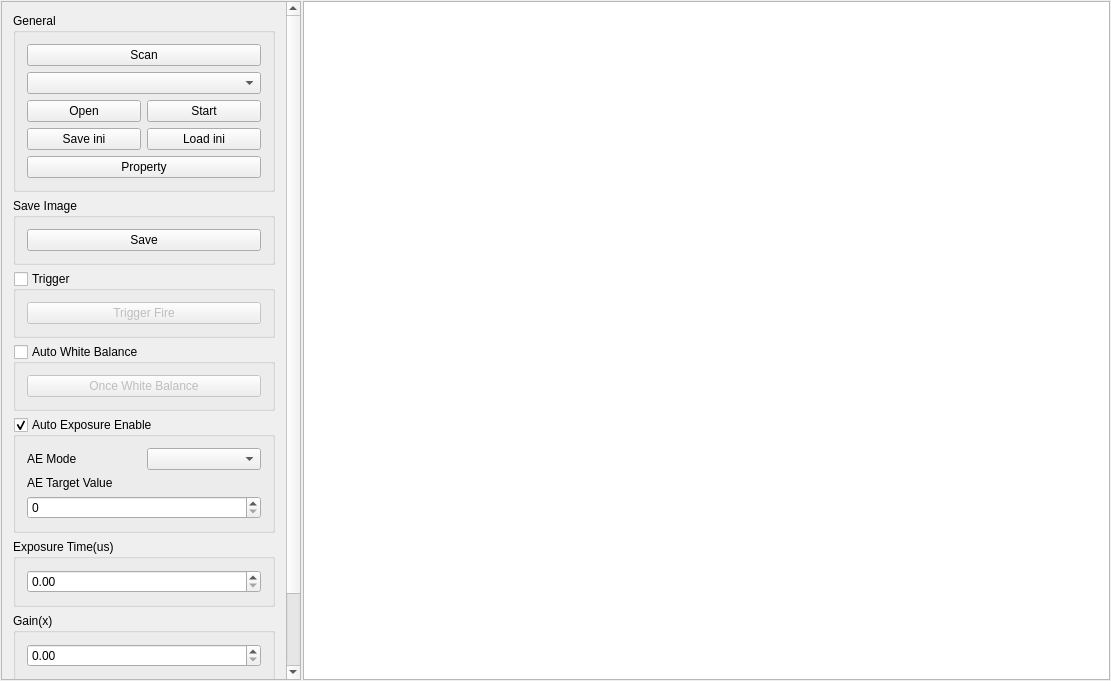
<?xml version="1.0" encoding="UTF-8"?>
<ui version="4.0">
 <class>QBasicFunction</class>
 <widget class="QWidget" name="QBasicFunction">
  <property name="geometry">
   <rect>
    <x>0</x>
    <y>0</y>
    <width>1111</width>
    <height>681</height>
   </rect>
  </property>
  <property name="windowTitle">
   <string>QBasicFunction</string>
  </property>
  <layout class="QHBoxLayout" name="horizontalLayout">
   <property name="spacing">
    <number>2</number>
   </property>
   <property name="leftMargin">
    <number>1</number>
   </property>
   <property name="topMargin">
    <number>1</number>
   </property>
   <property name="rightMargin">
    <number>1</number>
   </property>
   <property name="bottomMargin">
    <number>1</number>
   </property>
   <item>
    <widget class="QScrollArea" name="scrollArea">
     <property name="sizePolicy">
      <sizepolicy hsizetype="Maximum" vsizetype="Preferred">
       <horstretch>0</horstretch>
       <verstretch>0</verstretch>
      </sizepolicy>
     </property>
     <property name="minimumSize">
      <size>
       <width>300</width>
       <height>0</height>
      </size>
     </property>
     <property name="widgetResizable">
      <bool>true</bool>
     </property>
     <widget class="QWidget" name="scrollAreaWidgetContents">
      <property name="geometry">
       <rect>
        <x>0</x>
        <y>-117</y>
        <width>284</width>
        <height>794</height>
       </rect>
      </property>
      <layout class="QVBoxLayout" name="verticalLayout">
       <item>
        <widget class="QGroupBox" name="General">
         <property name="title">
          <string>General</string>
         </property>
         <layout class="QGridLayout" name="gridLayout">
          <item row="0" column="1" colspan="2">
           <widget class="QPushButton" name="toolButton_Scan">
            <property name="text">
             <string>Scan</string>
            </property>
           </widget>
          </item>
          <item row="2" column="2">
           <widget class="QPushButton" name="pushButton_Start">
            <property name="text">
             <string>Start</string>
            </property>
           </widget>
          </item>
          <item row="1" column="1" colspan="2">
           <widget class="QComboBox" name="comboBox_Devices">
            <property name="sizePolicy">
             <sizepolicy hsizetype="Minimum" vsizetype="Fixed">
              <horstretch>0</horstretch>
              <verstretch>0</verstretch>
             </sizepolicy>
            </property>
           </widget>
          </item>
          <item row="2" column="1">
           <widget class="QPushButton" name="pushButton_Open">
            <property name="text">
             <string>Open</string>
            </property>
           </widget>
          </item>
          <item row="3" column="1">
           <widget class="QPushButton" name="pushButton_iniSave">
            <property name="text">
             <string>Save ini</string>
            </property>
           </widget>
          </item>
          <item row="3" column="2">
           <widget class="QPushButton" name="pushButton_Load">
            <property name="text">
             <string>Load ini</string>
            </property>
           </widget>
          </item>
          <item row="4" column="1" colspan="2">
           <widget class="QPushButton" name="pushButton_Property">
            <property name="text">
             <string>Property</string>
            </property>
           </widget>
          </item>
         </layout>
        </widget>
       </item>
       <item>
        <widget class="QGroupBox" name="groupBox">
         <property name="title">
          <string>Save Image</string>
         </property>
         <layout class="QGridLayout" name="gridLayout_3">
          <item row="0" column="0">
           <widget class="QPushButton" name="pushButton_Save">
            <property name="text">
             <string>Save</string>
            </property>
           </widget>
          </item>
         </layout>
        </widget>
       </item>
       <item>
        <widget class="QGroupBox" name="groupBox_trigger">
         <property name="title">
          <string>Trigger</string>
         </property>
         <property name="checkable">
          <bool>true</bool>
         </property>
         <property name="checked">
          <bool>false</bool>
         </property>
         <layout class="QGridLayout" name="gridLayout_4">
          <item row="0" column="0">
           <widget class="QPushButton" name="pushButton_trigger">
            <property name="text">
             <string>Trigger Fire</string>
            </property>
           </widget>
          </item>
         </layout>
        </widget>
       </item>
       <item>
        <widget class="QGroupBox" name="groupBox_AWB">
         <property name="title">
          <string>Auto White Balance</string>
         </property>
         <property name="checkable">
          <bool>true</bool>
         </property>
         <property name="checked">
          <bool>false</bool>
         </property>
         <layout class="QGridLayout" name="gridLayout_5">
          <item row="3" column="0">
           <widget class="QPushButton" name="pushButton_OnceWB">
            <property name="text">
             <string>Once White Balance</string>
            </property>
           </widget>
          </item>
         </layout>
        </widget>
       </item>
       <item>
        <widget class="QGroupBox" name="groupBox_AEOper">
         <property name="title">
          <string>Auto Exposure Enable</string>
         </property>
         <property name="checkable">
          <bool>true</bool>
         </property>
         <layout class="QGridLayout" name="gridLayout_6">
          <item row="3" column="0" colspan="2">
           <widget class="QSpinBox" name="spinBox_AETarget"/>
          </item>
          <item row="2" column="0">
           <widget class="QLabel" name="label_AE_TargetLightness">
            <property name="text">
             <string>AE Target Value</string>
            </property>
           </widget>
          </item>
          <item row="1" column="0">
           <widget class="QLabel" name="label_AE_Mode">
            <property name="text">
             <string>AE Mode   </string>
            </property>
           </widget>
          </item>
          <item row="1" column="1">
           <widget class="QComboBox" name="comboBox_AEMode"/>
          </item>
         </layout>
        </widget>
       </item>
       <item>
        <widget class="QGroupBox" name="groupBox_3">
         <property name="title">
          <string>Exposure Time(us)</string>
         </property>
         <layout class="QGridLayout" name="gridLayout_7">
          <item row="0" column="0" colspan="2">
           <widget class="QDoubleSpinBox" name="doubleSpinBox_ExpoTime">
            <property name="suffix">
             <string/>
            </property>
            <property name="decimals">
             <number>2</number>
            </property>
            <property name="singleStep">
             <double>1000.000000000000000</double>
            </property>
           </widget>
          </item>
         </layout>
        </widget>
       </item>
       <item>
        <widget class="QGroupBox" name="groupBox_4">
         <property name="title">
          <string>Gain(x)</string>
         </property>
         <layout class="QGridLayout" name="gridLayout_8">
          <item row="0" column="0" colspan="2">
           <widget class="QDoubleSpinBox" name="doubleSpinBox_Gain"/>
          </item>
         </layout>
        </widget>
       </item>
       <item>
        <widget class="QGroupBox" name="groupBox_5">
         <property name="title">
          <string>Quick ROI</string>
         </property>
         <layout class="QGridLayout" name="gridLayout_10">
          <item row="0" column="0">
           <widget class="QComboBox" name="comboBox_ROI">
            <property name="minimumSize">
             <size>
              <width>0</width>
              <height>20</height>
             </size>
            </property>
            <property name="focusPolicy">
             <enum>Qt::StrongFocus</enum>
            </property>
           </widget>
          </item>
         </layout>
        </widget>
       </item>
       <item>
        <spacer name="verticalSpacer">
         <property name="orientation">
          <enum>Qt::Vertical</enum>
         </property>
         <property name="sizeHint" stdset="0">
          <size>
           <width>20</width>
           <height>40</height>
          </size>
         </property>
        </spacer>
       </item>
      </layout>
     </widget>
    </widget>
   </item>
   <item>
    <widget class="QGraphicsView" name="graphicsView_PreView"/>
   </item>
  </layout>
 </widget>
 <layoutdefault spacing="6" margin="11"/>
 <resources/>
 <connections/>
</ui>
